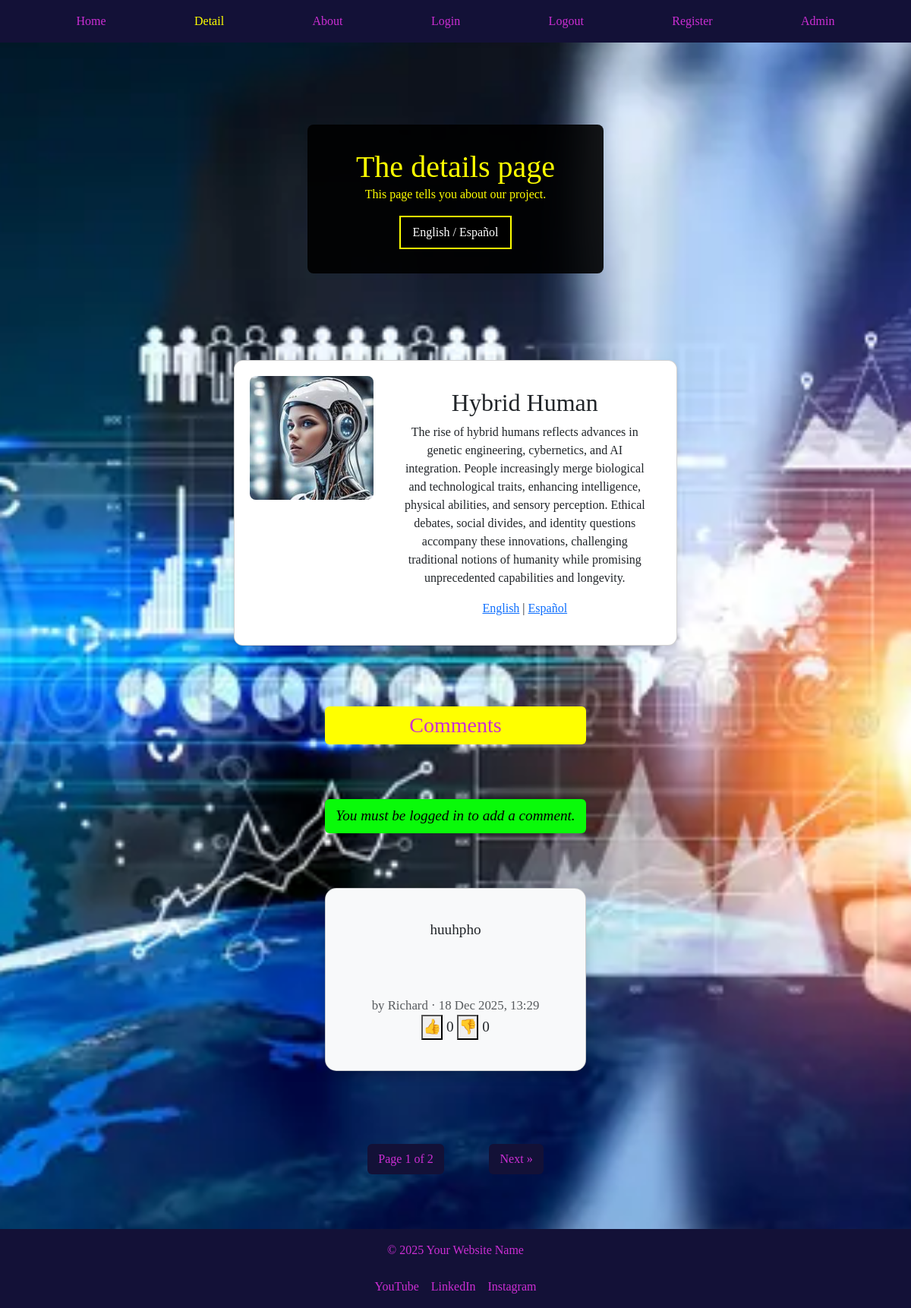
Before: /detail/ with the older database file.
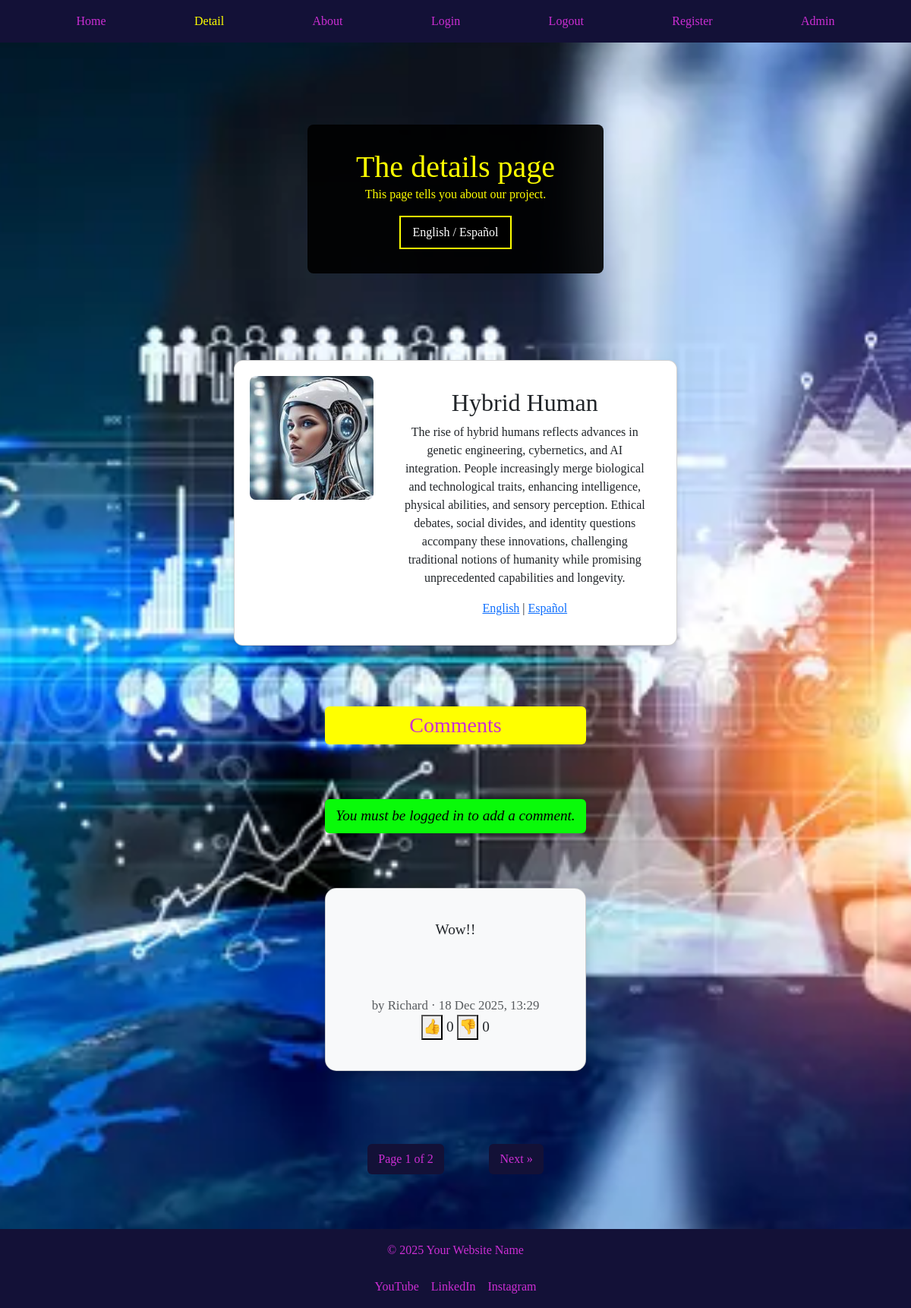
After: the same page with the newer database file.
### next_project/models.py (models this page shows, shortened)
class Comment(models.Model):
    CardText = models.ForeignKey(CardText, on_delete=models.CASCADE,
                                 related_name='comments')
    user = models.ForeignKey(User, on_delete=models.CASCADE)
    text = models.TextField()
    created_at = models.DateTimeField(auto_now_add=True)
    updated_at = models.DateTimeField(auto_now_add=True)

### next_project/views.py (the view, shortened to what this page needs)
# urls.py: path('detail/', views.detail_view, name='detail'),
def detail_view(request):
    lang = request.GET.get('lang', 'en')
    cards = CardText.objects.all()
    card_paginator = Paginator(cards, 1)
    card_page_number = request.GET.get('page')
    card_page_obj = card_paginator.get_page(card_page_number)
    card = card_page_obj.object_list[0] if card_page_obj.object_list else None
    if card:
        translation = card.translations.filter(language=lang).first()
        content = translation.content if translation else (
            card.content or 'Content coming soon.')
        comments_qs = Comment.objects.filter(
            CardText=card).annotate(
         like_count=Count('reactions', filter=Q(reactions__reaction='like')),
         dislike_count=Count(
             'reactions', filter=Q(reactions__reaction='dislike')),
        ).order_by('-created_at')
        comment_paginator = Paginator(comments_qs, 5)
        comment_page_number = request.GET.get('comments_page')
        comments = comment_paginator.get_page(comment_page_number)
        comment_form = CommentForm()
    context = {
        'card': card,
        'content': content,
        'page_obj': card_page_obj,
        'is_paginated': card_page_obj.has_other_pages()
        if card_page_obj else False,
        'comments': comments,
        'comment_form': comment_form,
        'active_tab': 'detail',
        'user_authenticated': request.user.is_authenticated,
    }
    return render(request, 'next_project/detail.html', context)

### next_project/templates/next_project/detail.html (shortened to what this page needs)
{% extends 'next_project/base.html' %}
{% load static %}
{% block content %}
<section class="hero">
    <div class="hero-overlay">
        <h1 class="color" data-i18n="detail_title">The details page</h1>
        <p class="color" data-i18n="detail_content">This page tells you about our project.</p>
        <button id="switch-lang">English / Español</button>
    </div>
</section>
<div class="card mb-4">
    <div class="card-image-container">
        <a href="{% url 'detail' %}">
            <img src="{% static 'images/'|add:card.image_name %}" alt="{{ card.title }}" class="card-image">
        </a>
    </div>
    <div class="card-text p-3">
        <h2 class="card-title">{{ card.title }}</h2>
        <p class="card-content">{{ content }}</p>
        <div class="lang-switch">
            <a href="{% url 'detail' %}?lang=en">English</a> |
            <a href="{% url 'detail' %}?lang=es">Español</a>
        </div>
    </div>
</div>
<section class="comments mt-4">
    <h3 id="comments">Comments</h3>
    {% if card and user.is_authenticated %}
    <button type="button" class="btn btn-primary mb-3" data-bs-toggle="modal" data-bs-target="#addCommentModal">
        Add Comment
    </button>
    <div class="modal fade" id="addCommentModal" tabindex="-1" aria-labelledby="addCommentModalLabel"
        aria-hidden="true">
        <div class="modal-dialog">
            <div class="modal-content">
                <form method="POST">
                    {% csrf_token %}
                    <div class="modal-header">
                        <h5 class="modal-title" id="addCommentModalLabel">Add Comment</h5>
                        <button type="button" id="comment-btn" class="btn-close" data-bs-dismiss="modal"></button>
                    </div>
                    <div class="modal-body">
                        {{ comment_form.as_p }}
                    </div>
                    <div class="modal-footer">
                        <button type="submit" class="btn btn-primary" name="add_comment">Submit</button>
                        <button type="button" class="btn btn-secondary" data-bs-dismiss="modal">Cancel</button>
                    </div>
                </form>
            </div>
        </div>
    </div>
    {% elif not card %}
    <p><em>No card available to comment on.</em></p>
    {% else %}
    <p id="loginforcard"><em>You must be logged in to add a comment.</em></p>
    {% endif %}
    {% for comment in comments %}
    <div class="card comment-card mb-3">
        <div class="card-body">
            <p>{{ comment.text }}</p>
            <small class="text-muted">by {{ comment.user.username }} · {{ comment.created_at|date:"d M Y, H:i"}}</small>
            <div class="reaction-bar">
                <button class="reaction-btn like-btn" data-comment-id="{{ comment.id }}" data-reaction="like"
                    type="button">
                    👍
                </button>
                <span class="like-count">
                    {{ comment.like_count }}
                </span>
                <button class="reaction-btn dislike-btn" data-comment-id="{{ comment.id }}" data-reaction="dislike"
                    type="button">
                    👎
                </button>
                <span class="dislike-count">
                    {{ comment.dislike_count }}
                </span>
            </div>
        </div>
    </div>
    {% endfor %}
</section>
<div class="pagination-container mb-4">
    <nav aria-label="Card navigation">
        <ul class="pagination justify-content-center">
            <li class="page-item disabled">
                <span class="page-link">Page {{ page_obj.number }} of {{ page_obj.paginator.num_pages }}</span>
            </li>
            {% if page_obj.has_next %}
            <li class="page-item">
                <a class="page-link" href="?page={{ page_obj.next_page_number }}">Next &raquo;</a>
            </li>
            {% endif %}
        </ul>
    </nav>
</div>
{% endblock %}

Changed rows visible on the page:
changed Comment "Richard": text "huuhpho" → "Wow!!"
